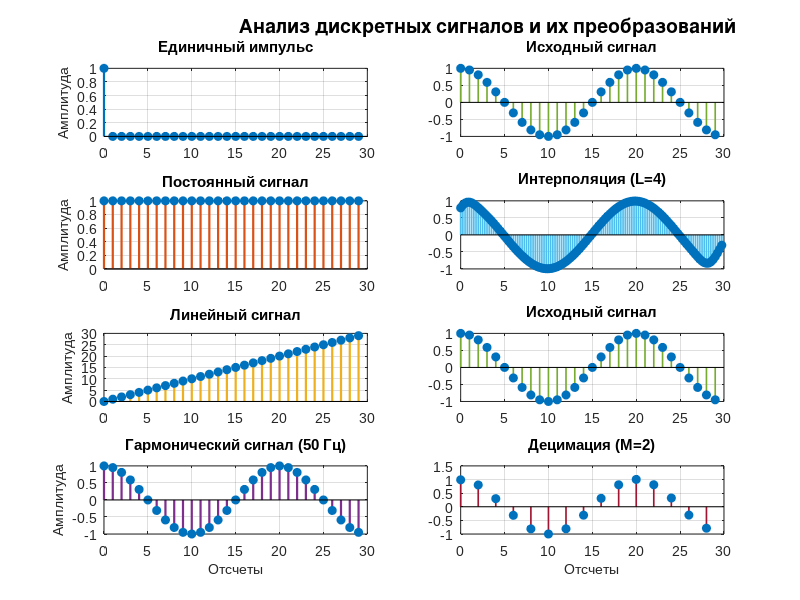

The MATLAB script that drew this image:
% Задание 4. Анализ дискретных сигналов и их преобразований

function main()
    %% Инициализация и параметры
    clear all;
    close all;       
    format compact;   
    clc;
    
    % Параметры сигналов
    num_samples = 30;            % Количество отсчетов
    sample_rate = 1e3;           % Частота дискретизации [Гц]
    signal_freq = 50;            % Частота гармонического сигнала [Гц]
    interp_factor = 4;           % Коэффициент интерполяции
    decim_factor = 2;            % Коэффициент децимации
    
    %% Генерация временной оси
    n = (0:num_samples-1)';      
    
    %% 1. Создание тестовых сигналов
    % Базовые сигналы
    impulse_signal = [1; zeros(num_samples-1, 1)];
    constant_signal = ones(num_samples, 1);
    linear_signal = (0:num_samples-1)';
    
    % Гармонический сигнал
    harmonic_signal = cos(2*pi*signal_freq*n/sample_rate);
    
    %% 2. Преобразования сигналов
    % Интерполяция
    interp_signal = interp(harmonic_signal, interp_factor);
    n_interp = (0:1/interp_factor:num_samples-1/interp_factor)';
    
    % Децимация
    decim_signal = decimate(harmonic_signal, decim_factor);
    n_decim = (0:decim_factor:num_samples-1)';
    
    %% Визуализация результатов
    fig = figure('Name', 'Дискретные сигналы и преобразования', ...
                'Position', [100 100 1000 900], ...
                'Color', 'w');
    
    % Цветовая схема
    colors = lines(7);
    
    %% Графики базовых сигналов
    % Единичный импульс
    subplot(4, 2, 1);
    stem(n, impulse_signal, 'filled', 'Color', colors(1,:), 'LineWidth', 1.6);
    title('Единичный импульс', 'FontSize', 11);
    ylabel('Амплитуда', 'FontSize', 10);
    grid on;
    set(gca, 'FontName', 'Arial');
    
    % Постоянный сигнал
    subplot(4, 2, 3);
    stem(n, constant_signal, 'filled', 'Color', colors(2,:), 'LineWidth', 1.6);
    title('Постоянный сигнал', 'FontSize', 11);
    ylabel('Амплитуда', 'FontSize', 10);
    grid on;
    set(gca, 'FontName', 'Arial');
    
    % Линейный сигнал
    subplot(4, 2, 5);
    stem(n, linear_signal, 'filled', 'Color', colors(3,:), 'LineWidth', 1.6);
    title('Линейный сигнал', 'FontSize', 11);
    ylabel('Амплитуда', 'FontSize', 10);
    grid on;
    set(gca, 'FontName', 'Arial');
    
    % Гармонический сигнал
    subplot(4, 2, 7);
    stem(n, harmonic_signal, 'filled', 'Color', colors(4,:), 'LineWidth', 1.6);
    title(['Гармонический сигнал (' num2str(signal_freq) ' Гц)'], 'FontSize', 11);
    xlabel('Отсчеты', 'FontSize', 10);
    ylabel('Амплитуда', 'FontSize', 10);
    grid on;
    set(gca, 'FontName', 'Arial');
    
    %% Графики преобразований
    % Исходный сигнал (для сравнения)
    subplot(4, 2, 2);
    stem(n, harmonic_signal, 'filled', 'Color', colors(5,:), 'LineWidth', 1.2);
    title('Исходный сигнал', 'FontSize', 11);
    grid on;
    set(gca, 'FontName', 'Arial');
    
    % Интерполяция
    subplot(4, 2, 4);
    stem(n_interp, interp_signal, 'filled', 'Color', colors(6,:), 'LineWidth', 1.2);
    title(['Интерполяция (L=' num2str(interp_factor) ')'], 'FontSize', 11);
    grid on;
    set(gca, 'FontName', 'Arial');
    
    % Исходный сигнал (для сравнения)
    subplot(4, 2, 6);
    stem(n, harmonic_signal, 'filled', 'Color', colors(5,:), 'LineWidth', 1.2);
    title('Исходный сигнал', 'FontSize', 11);
    grid on;
    set(gca, 'FontName', 'Arial');
    
    % Децимация
    subplot(4, 2, 8);
    stem(n_decim, decim_signal, 'filled', 'Color', colors(7,:), 'LineWidth', 1.2);
    title(['Децимация (M=' num2str(decim_factor) ')'], 'FontSize', 11);
    xlabel('Отсчеты', 'FontSize', 10);
    grid on;
    set(gca, 'FontName', 'Arial');
    
    %% Общее оформление
    annotation(fig, 'textbox', [0.3 0.94 0.4 0.05], ...
              'String', 'Анализ дискретных сигналов и их преобразований', ...
              'EdgeColor', 'none', 'FontSize', 14, ...
              'FontWeight', 'bold', 'HorizontalAlignment', 'center');  
   
end